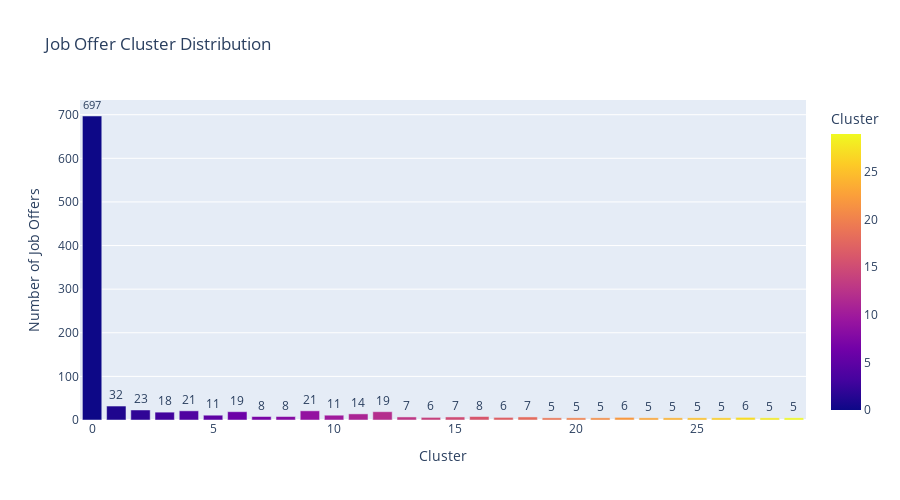

The cell this chart's notebook holds for it:
### Markdown cell above
## 5️⃣ Visualize Clusters

### Code cell
# Cluster distribution
from modules.visualization import plot_cluster_distribution

fig = plot_cluster_distribution(df, cluster_column='cluster')
fig.show()

### Figure 1 — Plotly figure (JSON) as saved in the notebook; plotly's stock layout.template omitted (floating-point values rounded to 4 significant figures)
{"data": [{"hovertemplate": "Cluster=%{marker.color}<br>Number of Job Offers=%{text}<extra></extra>", "legendgroup": "", "marker": {"color": [0, 1, 2, 9, 4, 6, 12, 3, 11, 5, 10, 16, 8, 7, 13, 15, 18, 17, 14, 27, 22, 29, 28, 23, 24, 25, 26, 20, 21, 19], "coloraxis": "coloraxis", "pattern": {"shape": ""}}, "name": "", "orientation": "v", "showlegend": false, "text": [697.0, 32.0, 23.0, 21.0, 21.0, 19.0, 19.0, 18.0, 14.0, 11.0, 11.0, 8.0, 8.0, 8.0, 7.0, 7.0, 7.0, 6.0, 6.0, 6.0, 6.0, 5.0, 5.0, 5.0, 5.0, 5.0, 5.0, 5.0, 5.0, 5.0], "textposition": "outside", "texttemplate": "%{text}", "type": "bar", "x": [0, 1, 2, 9, 4, 6, 12, 3, 11, 5, 10, 16, 8, 7, 13, 15, 18, 17, 14, 27, 22, 29, 28, 23, 24, 25, 26, 20, 21, 19], "xaxis": "x", "y": [697, 32, 23, 21, 21, 19, 19, 18, 14, 11, 11, 8, 8, 8, 7, 7, 7, 6, 6, 6, 6, 5, 5, 5, 5, 5, 5, 5, 5, 5], "yaxis": "y"}], "layout": {"barmode": "relative", "coloraxis": {"colorbar": {"title": {"text": "Cluster"}}, "colorscale": [[0, "#0d0887"], [0.1111, "#46039f"], [0.2222, "#7201a8"], [0.3333, "#9c179e"], [0.4444, "#bd3786"], [0.5556, "#d8576b"], [0.6667, "#ed7953"], [0.7778, "#fb9f3a"], [0.8889, "#fdca26"], [1, "#f0f921"]]}, "height": 500, "legend": {"tracegroupgap": 0}, "showlegend": false, "title": {"text": "Job Offer Cluster Distribution"}, "xaxis": {"anchor": "y", "domain": [0, 1], "title": {"text": "Cluster"}}, "yaxis": {"anchor": "x", "domain": [0, 1], "title": {"text": "Number of Job Offers"}}}}
